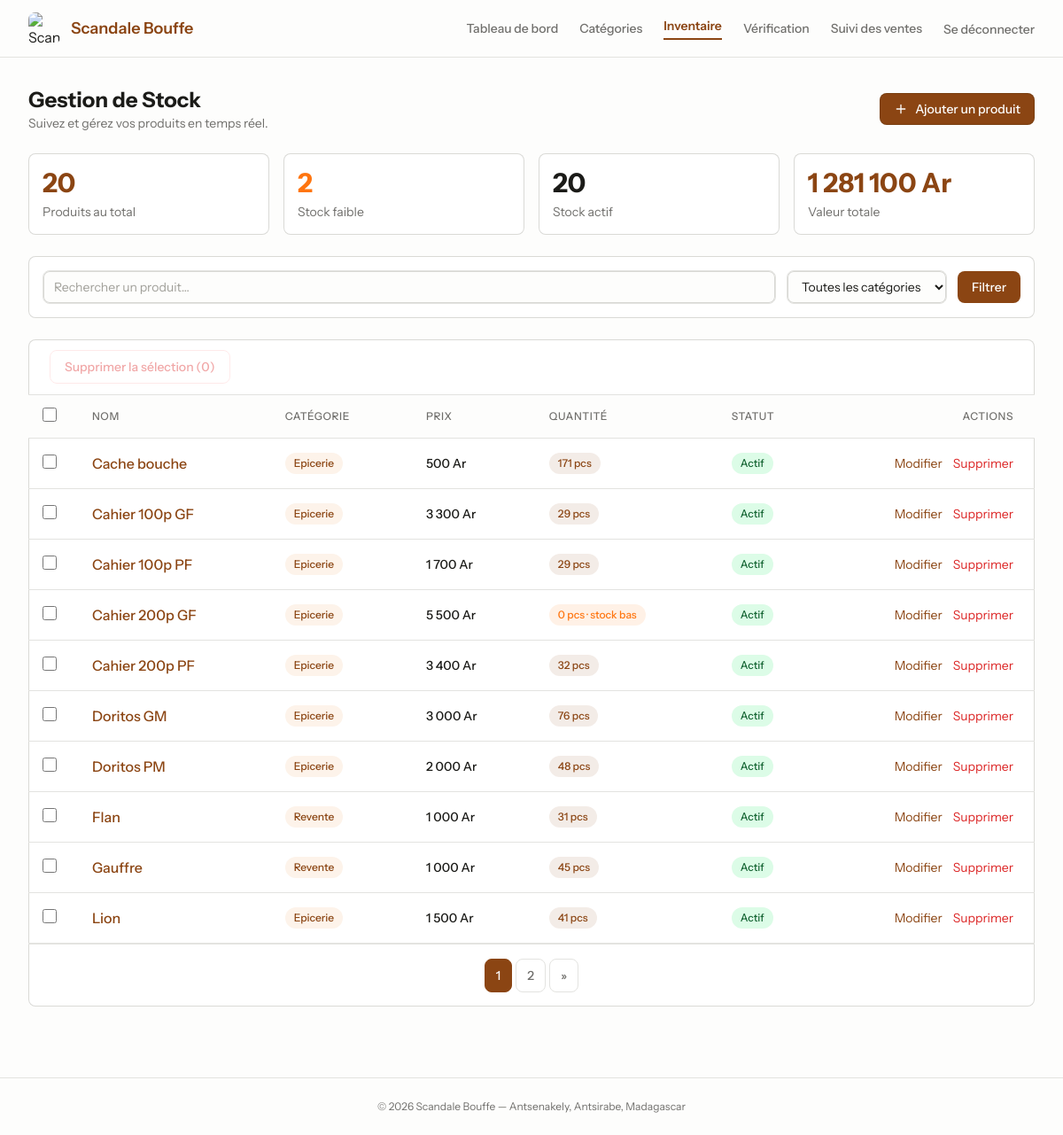
Page /inventory (signed in) on the earlier database version.
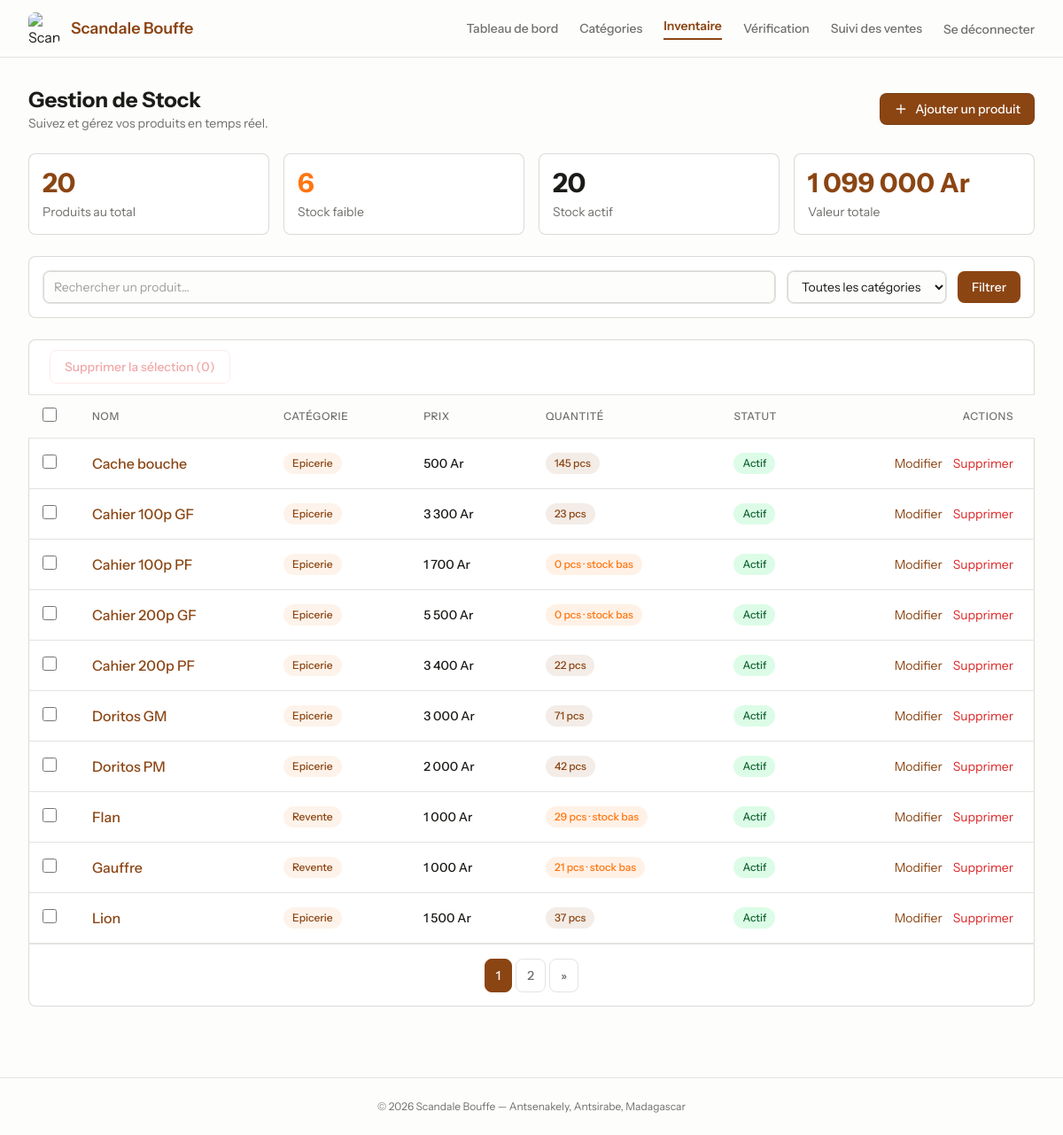
Same page on the later database version.
### tables this page shows
CREATE TABLE `products` (
  `id` bigint(20) UNSIGNED NOT NULL,
  `name` varchar(255) NOT NULL,
  `category_id` bigint(20) UNSIGNED DEFAULT NULL,
  `description` text DEFAULT NULL,
  `price` decimal(10,2) NOT NULL,
  `quantity` int(11) NOT NULL DEFAULT 0,
  `min_stock` int(11) NOT NULL DEFAULT 5,
  `unit` varchar(255) NOT NULL DEFAULT 'pcs',
  `image` varchar(255) DEFAULT NULL,
  `active` tinyint(1) NOT NULL DEFAULT 1,
  `created_at` timestamp NULL DEFAULT NULL,
  `updated_at` timestamp NULL DEFAULT NULL
);

CREATE TABLE `categories` (
  `id` bigint(20) UNSIGNED NOT NULL,
  `name` varchar(255) NOT NULL,
  `description` varchar(255) DEFAULT NULL,
  `created_at` timestamp NULL DEFAULT NULL,
  `updated_at` timestamp NULL DEFAULT NULL
);

### config/db.php (called while the page is built, shortened)
<?php
$dbHost = 'localhost';
$dbName = 'scandale_bouffe';
$dbUser = 'root';
$dbPass = '';
function url(string $path = ''): string {
    $base = BASE_URL === '' ? '' : BASE_URL . '/';
    return $base . ltrim($path, '/');
}
try {
    $pdo = new PDO(
        "mysql:host={$dbHost};dbname={$dbName};charset=utf8mb4",
        $dbUser,
        $dbPass,
        [
            PDO::ATTR_ERRMODE => PDO::ERRMODE_EXCEPTION,
            PDO::ATTR_DEFAULT_FETCH_MODE => PDO::FETCH_ASSOC,
        ]
    );
} catch (PDOException $e) {
    error_log("Erreur de connexion PDO : " . $e->getMessage());
    die("Impossible de se connecter à la base de données. Veuillez réessayer plus tard.");
}
function fetchAssoc(string $sql, array $params = []): array {
    global $pdo;
    $stmt = $pdo->prepare($sql);
    $stmt->execute($params);
    return $stmt->fetch() ?: [];
}
function fetchAllAssoc(string $sql, array $params = []): array {
    global $pdo;
    $stmt = $pdo->prepare($sql);
    $stmt->execute($params);
    return $stmt->fetchAll() ?: [];
}

### pages/inventory/index.php (the view, shortened to what the changed rows need)
<?php
$page = isset($_GET['page']) ? max(1, (int)$_GET['page']) : 1;
$perPage = 10;
$offset = ($page - 1) * $perPage;
$search = isset($_GET['search']) ? trim($_GET['search']) : '';
$categoryFilter = isset($_GET['category_id']) ? (int)$_GET['category_id'] : 0;
$where = 'WHERE 1=1';
$params = [];
$countRow = fetchAssoc("SELECT COUNT(*) AS cnt FROM products p $where", $params);
$totalItems = (int)($countRow['cnt'] ?? 0);
$totalPages = max(1, ceil($totalItems / $perPage));
$products = fetchAllAssoc(
    "SELECT p.*, c.name AS category_name FROM products p LEFT JOIN categories c ON c.id = p.category_id $where ORDER BY p.name ASC LIMIT $perPage OFFSET $offset",
    $params
);
$stats = fetchAssoc("SELECT COUNT(*) AS total, SUM(CASE WHEN quantity <= min_stock THEN 1 ELSE 0 END) AS low_stock, SUM(CASE WHEN active = 1 THEN 1 ELSE 0 END) AS active, COALESCE(SUM(CASE WHEN active = 1 THEN quantity * price ELSE 0 END), 0) AS total_value FROM products");
require __DIR__ . '/../layout.php';
?>
<div class="space-y-6">
    <header class="flex items-center justify-between">
        <div>
            <h1 class="text-2xl font-bold text-[#1b1b18] dark:text-[#FDFDFC]">Gestion de Stock</h1>
            <p class="text-sm text-[#706f6c] dark:text-[#A1A09A]">Suivez et gérez vos produits en temps réel.</p>
        </div>
        <a href="<?php echo url('inventory/create'); ?>"
           class="inline-flex items-center rounded-lg bg-[#8B4513] px-4 py-2 text-sm font-medium text-[#FDFDFC] shadow-[inset_0px_0px_0px_1px_rgba(26,26,0,0.16)] transition hover:bg-[#A0522D]">
            <svg class="me-2 h-4 w-4" fill="none" stroke="currentColor" viewBox="0 0 24 24">
                <path stroke-linecap="round" stroke-width="2" d="M12 5v14M5 12h14"/>
            </svg>
            Ajouter un produit
        </a>
    </header>
    <div class="grid grid-cols-4 gap-4">
        <div class="rounded-lg bg-white p-4 shadow-[inset_0px_0px_0px_1px_rgba(26,26,0,0.16)] dark:bg-[#161615]">
            <div class="text-3xl font-bold text-[#8B4513]"><?php echo (int)($stats['total'] ?? 0); ?></div>
            <div class="mt-1 text-sm text-[#706f6c] dark:text-[#A1A09A]">Produits au total</div>
        </div>
        <div class="rounded-lg bg-white p-4 shadow-[inset_0px_0px_0px_1px_rgba(26,26,0,0.16)] dark:bg-[#161615]">
            <div class="text-3xl font-bold text-[#FF750F]"><?php echo (int)($stats['low_stock'] ?? 0); ?></div>
            <div class="mt-1 text-sm text-[#706f6c] dark:text-[#A1A09A]">Stock faible</div>
        </div>
        <div class="rounded-lg bg-white p-4 shadow-[inset_0px_0px_0px_1px_rgba(26,26,0,0.16)] dark:bg-[#161615]">
            <div class="text-3xl font-bold text-[#1b1b18] dark:text-[#FDFDFC]"><?php echo (int)($stats['active'] ?? 0); ?></div>
            <div class="mt-1 text-sm text-[#706f6c] dark:text-[#A1A09A]">Stock actif</div>
        </div>
        <div class="rounded-lg bg-white p-4 shadow-[inset_0px_0px_0px_1px_rgba(26,26,0,0.16)] dark:bg-[#161615]">
            <div class="text-3xl font-bold text-[#8B4513]"><?php echo number_format((float)($stats['total_value'] ?? 0), 0, ',', ' '); ?> Ar</div>
            <div class="mt-1 text-sm text-[#706f6c] dark:text-[#A1A09A]">Valeur totale</div>
        </div>
    </div>
    <div class="rounded-lg bg-white p-4 shadow-[inset_0px_0px_0px_1px_rgba(26,26,0,0.16)] dark:bg-[#161615]">
        <form method="GET" action="<?php echo url('inventory'); ?>" class="flex flex-col gap-3 sm:flex-row sm:items-center">
            <input type="text" name="search" value="<?php echo htmlspecialchars($search); ?>" placeholder="Rechercher un produit…"
                   class="flex-1 rounded-lg border border-[#e3e3e0] bg-[#FDFDFC] px-3 py-2 text-sm text-[#1b1b18] shadow-[inset_0px_0px_0px_1px_rgba(26,26,0,0.16)] placeholder-[#A1A09A] focus:border-transparent focus:outline-none focus:ring-2 focus:ring-[#8B4513] dark:border-[#3E3E3A] dark:bg-[#0a0a0a] dark:text-[#FDFDFC]">
            <select name="category_id"
                    class="rounded-lg border border-[#e3e3e0] bg-[#FDFDFC] px-3 py-2 text-sm text-[#1b1b18] shadow-[inset_0px_0px_0px_1px_rgba(26,26,0,0.16)] focus:border-transparent focus:outline-none focus:ring-2 focus:ring-[#8B4513] dark:border-[#3E3E3A] dark:bg-[#0a0a0a] dark:text-[#FDFDFC]">
                <option value="0">Toutes les catégories</option>
            </select>
            <button type="submit"
                    class="inline-flex items-center justify-center rounded-lg bg-[#8B4513] px-4 py-2 text-sm font-medium text-[#FDFDFC] transition hover:bg-[#A0522D]">
                Filtrer
            </button>
        </form>
    </div>
    <div class="overflow-hidden rounded-lg bg-white shadow-[inset_0px_0px_0px_1px_rgba(26,26,0,0.16)] dark:bg-[#161615]">
        <?php if (empty($products)): ?>
            <div class="p-12 text-center">
                <p class="text-lg font-medium text-[#1b1b18] dark:text-[#FDFDFC]">Aucun produit en stock</p>
                <p class="mt-2 text-sm text-[#706f6c] dark:text-[#A1A09A]">
                    Commencez par ajouter votre premier produit.
                </p>
                <a href="<?php echo url('inventory/create'); ?>"
                   class="mt-6 inline-flex items-center rounded-lg bg-[#8B4513] px-4 py-2 text-sm font-medium text-[#FDFDFC] transition hover:bg-[#A0522D]">
                    Ajouter un produit
                </a>
            </div>
        <?php else: ?>
        <div class="flex items-center justify-between border-b border-[#e3e3e0] px-6 py-3 dark:border-[#3E3E3A]">
            <form method="POST" action="<?php echo url('inventory/bulk-destroy'); ?>" id="bulk-delete-form">
                <button type="submit" id="bulk-delete-btn" disabled
                        class="inline-flex items-center rounded-lg border border-red-200 px-4 py-2 text-sm font-medium text-red-600 transition hover:bg-red-50 disabled:cursor-not-allowed disabled:opacity-40 dark:border-red-900/30 dark:hover:bg-red-900/20">
                    Supprimer la sélection (<span id="selected-count">0</span>)
                </button>
            </form>
        </div>
        <div class="overflow-x-auto">
            <table class="min-w-full divide-y divide-[#e3e3e0] dark:divide-[#3E3E3A]">
                <thead class="bg-[#FDFDFC] dark:bg-[#1a1a1a]">
                    <tr>
                        <th class="w-12 px-4 py-3">
                            <input type="checkbox" id="select-all"
                                   class="h-4 w-4 rounded border-[#e3e3e0] text-[#8B4513] focus:ring-[#8B4513] dark:border-[#3E3E3A]">
                        </th>
                        <th class="px-6 py-3 text-left text-xs font-medium uppercase tracking-wider text-[#706f6c] dark:text-[#A1A09A]">Nom</th>
                        <th class="px-6 py-3 text-left text-xs font-medium uppercase tracking-wider text-[#706f6c] dark:text-[#A1A09A]">Catégorie</th>
                        <th class="px-6 py-3 text-left text-xs font-medium uppercase tracking-wider text-[#706f6c] dark:text-[#A1A09A]">Prix</th>
                        <th class="px-6 py-3 text-left text-xs font-medium uppercase tracking-wider text-[#706f6c] dark:text-[#A1A09A]">Quantité</th>
                        <th class="px-6 py-3 text-left text-xs font-medium uppercase tracking-wider text-[#706f6c] dark:text-[#A1A09A]">Statut</th>
                        <th class="px-6 py-3 text-right text-xs font-medium uppercase tracking-wider text-[#706f6c] dark:text-[#A1A09A]">Actions</th>
                    </tr>
                </thead>
                <tbody class="divide-y divide-[#e3e3e0] dark:divide-[#3E3E3A]">
                    <?php foreach ($products as $product): ?>
                    <tr class="transition hover:bg-[#FDFDFC] dark:hover:bg-[#1a1a1a]">
                        <td class="px-4 py-4">
                            <input type="checkbox" name="ids[]" value="<?php echo $product['id']; ?>"
                                   form="bulk-delete-form"
                                   class="row-checkbox h-4 w-4 rounded border-[#e3e3e0] text-[#8B4513] focus:ring-[#8B4513] dark:border-[#3E3E3A]">
                        </td>
                        <td class="px-6 py-4 font-medium text-[#1b1b18] dark:text-[#FDFDFC]">
                            <a href="<?php echo url('inventory/show?id=' . $product['id']); ?>" class="text-[#8B4513] hover:underline">
                                <?php echo htmlspecialchars($product['name']); ?>
                            </a>
                        </td>
                        <td class="px-6 py-4 text-sm">
                            <?php if ($product['category_name']): ?>
                                <span class="inline-flex items-center rounded-full bg-[#FDF3EA] px-2.5 py-1 text-xs font-medium text-[#8B4513] dark:bg-[#0a0a0a]">
                                    <?php echo htmlspecialchars($product['category_name']); ?>
                                </span>
                            <?php else: ?>
                                <span class="text-sm text-[#A1A09A]">—</span>
                            <?php endif; ?>
                        </td>
                        <td class="px-6 py-4 text-sm font-medium text-[#1b1b18] dark:text-[#FDFDFC]">
                            <?php echo number_format((float)$product['price'], 0, ',', ' '); ?> Ar
                        </td>
                        <td class="px-6 py-4 text-sm">
                            <?php if ((int)$product['quantity'] <= (int)$product['min_stock']): ?>
                                <span class="inline-flex items-center rounded-full bg-[#FF750F]/10 px-2.5 py-1 text-xs font-medium text-[#FF750F]">
                                    <?php echo (int)$product['quantity']; ?> <?php echo htmlspecialchars($product['unit']); ?> · stock bas
                                </span>
                            <?php else: ?>
                                <span class="inline-flex items-center rounded-full bg-[#8B4513]/10 px-2.5 py-1 text-xs font-medium text-[#8B4513]">
                                    <?php echo (int)$product['quantity']; ?> <?php echo htmlspecialchars($product['unit']); ?>
                                </span>
                            <?php endif; ?>
                        </td>
                        <td class="px-6 py-4 text-sm">
                            <span class="inline-flex items-center rounded-full px-2.5 py-1 text-xs font-medium <?php echo $product['active'] ? 'bg-green-100 text-green-800 dark:bg-green-900/30 dark:text-green-400' : 'bg-red-100 text-red-800 dark:bg-red-900/30 dark:text-red-400'; ?>">
                                <?php echo $product['active'] ? 'Actif' : 'Inactif'; ?>
                            </span>
                        </td>
                        <td class="px-6 py-4 text-right text-sm">
                            <div class="flex justify-end gap-3">
                                <a href="<?php echo url('inventory/edit?id=' . $product['id']); ?>" class="text-[#8B4513] hover:underline">Modifier</a>
                                <button type="button"
                                        onclick="openDeleteModal(<?php echo $product['id']; ?>, '<?php echo htmlspecialchars(addslashes($product['name'])); ?>')"
                                        class="text-red-600 hover:underline">Supprimer</button>
                            </div>
                        </td>
                    </tr>
                    <?php endforeach; ?>
                </tbody>
            </table>
        </div>
        <div class="border-t border-[#e3e3e0] px-6 py-4 dark:border-[#3E3E3A]">
            <?php if ($totalPages > 1): ?>
            <div class="flex items-center justify-center gap-1">
                <?php for ($i = max(1, $page - 2); $i <= min($totalPages, $page + 2); $i++): ?>
                    <?php if ($i === $page): ?>
                        <span class="px-3 py-2 rounded-lg text-sm font-medium border border-[#8B4513] bg-[#8B4513] text-[#FDFDFC]"><?php echo $i; ?></span>
                    <?php else: ?>
                        <a href="<?php echo url('inventory?page=' . $i . '&search=' . urlencode($search) . '&category_id=' . $categoryFilter); ?>" class="px-3 py-2 rounded-lg text-sm font-medium border border-[#e3e3e0] text-[#706f6c] dark:border-[#3E3E3A] dark:text-[#A1A09A] transition hover:bg-[#FDFDFC] dark:hover:bg-[#1a1a1a]"><?php echo $i; ?></a>
                    <?php endif; ?>
                <?php endfor; ?>
                <?php if ($page < $totalPages): ?>
                    <a href="<?php echo url('inventory?page=' . ($page + 1) . '&search=' . urlencode($search) . '&category_id=' . $categoryFilter); ?>" class="px-3 py-2 rounded-lg text-sm font-medium border border-[#e3e3e0] text-[#706f6c] dark:border-[#3E3E3A] dark:text-[#A1A09A] transition hover:bg-[#FDFDFC] dark:hover:bg-[#1a1a1a]">&raquo;</a>
                <?php endif; ?>
            </div>
            <?php endif; ?>
        </div>
        <?php endif; ?>
    </div>
</div>
<?php require __DIR__ . '/../layout_footer.php'; ?>

Differences in the rows shown:
changed products "Cache bouche": quantity "171" → "145"
changed products "Cahier 100p GF": quantity "29" → "23"
changed products "Cahier 100p PF": quantity "29" → "0"
changed products "Cahier 200p PF": quantity "32" → "22"
changed products "Doritos GM": quantity "76" → "71"
changed products "Doritos PM": quantity "48" → "42"
changed products "Flan": quantity "31" → "29"
changed products "Gauffre": quantity "45" → "21"
changed products "Lion": quantity "41" → "37"
Other differences:
$stats['low_stock']: "2" → "6"
$stats['total_value']: "1 281 100" → "1 099 000"
